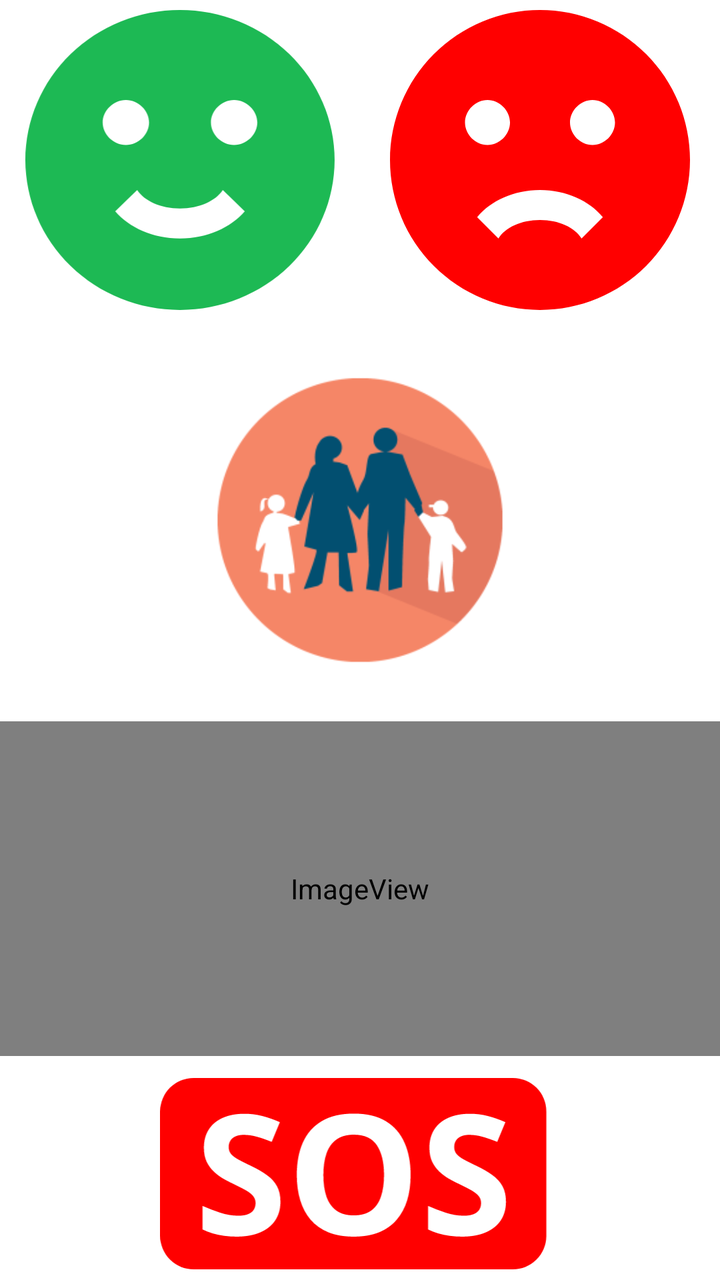
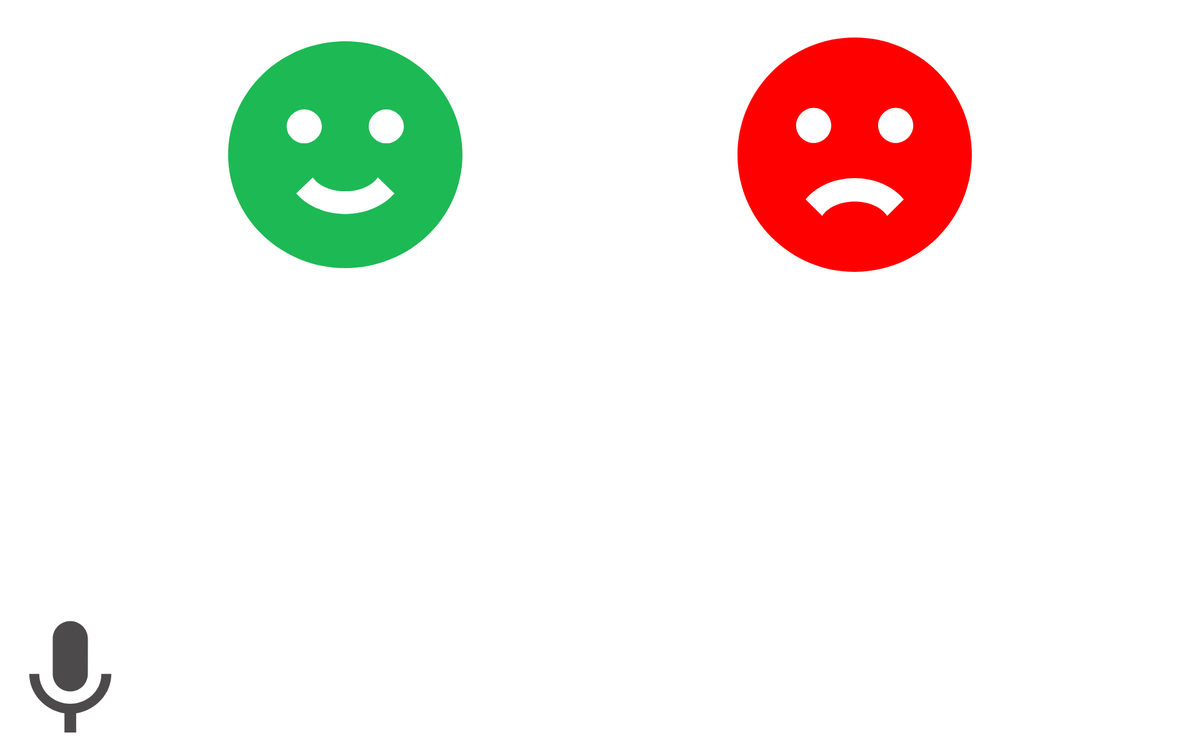

First picture: res/layout/ on a phone held upright. Second picture: the repository's own variant of that layout, on a device whose configuration matches the variant's folder. Source for both follows.
<!-- AndroidManifest.xml: application theme Theme.App -->
<!-- res/layout/activity_main.xml -->
<?xml version="1.0" encoding="utf-8"?>
<androidx.constraintlayout.widget.ConstraintLayout xmlns:android="http://schemas.android.com/apk/res/android"
    xmlns:app="http://schemas.android.com/apk/res-auto"
    xmlns:tools="http://schemas.android.com/tools"
    android:layout_width="match_parent"
    android:layout_height="match_parent"
    tools:context=".activity.MainActivity">

    <LinearLayout
        android:layout_width="match_parent"
        android:layout_height="match_parent"
        android:orientation="vertical"
        android:weightSum="10"
        >

        <LinearLayout
            android:layout_width="match_parent"
            android:layout_height="0dp"
            android:layout_weight="2.5"
            android:gravity="center"
            android:orientation="horizontal"
            app:layout_constraintTop_toTopOf="parent">

            <ImageView
                android:id="@+id/imageViewOk"
                android:layout_width="150dp"
                android:layout_height="150dp"
                android:layout_marginStart="0dp"
                android:layout_marginTop="0dp"
                android:layout_marginEnd="0dp"
                android:layout_weight="0.4"
                app:srcCompat="@drawable/ic_happy"
                android:tag="OK" />

            <ImageView
                android:id="@+id/imageViewKo"
                android:layout_width="150dp"
                android:layout_height="150dp"
                android:layout_marginStart="0dp"
                android:layout_marginTop="0dp"
                android:layout_marginEnd="0dp"
                android:layout_weight="0.4"
                app:srcCompat="@drawable/ic_sad"
                android:tag="KO" />
        </LinearLayout>

        <LinearLayout
            android:layout_width="match_parent"
            android:layout_height="0dp"
            android:layout_weight="7.5"
            android:gravity="center_horizontal"
            android:orientation="vertical">

            <ImageView
                android:id="@+id/callCard1"
                android:layout_width="match_parent"
                android:layout_height="0dp"
                android:layout_weight="1.8"
                app:srcCompat="@mipmap/ic_family_foreground" />

            <ImageView
                android:id="@+id/callCard2"
                android:layout_width="match_parent"
                android:layout_height="0dp"
                android:layout_weight="1.5"
                app:srcCompat="@mipmap/ic_doctor_2" />

            <ImageView
                android:id="@+id/sos"
                android:layout_width="match_parent"
                android:layout_height="0dp"
                android:layout_weight="1"
                android:paddingBottom="5dp"
                app:srcCompat="@drawable/ic_sos"
                android:tag="SOS"/>

        </LinearLayout>

    </LinearLayout>



</androidx.constraintlayout.widget.ConstraintLayout>
<!-- resources referenced by this layout -->
<resources>
  <!-- drawable ic_happy (drawable) -->
  <vector xmlns:android="http://schemas.android.com/apk/res/android"
      android:width="3092dp"
      android:height="3000dp"
      android:viewportWidth="3092"
      android:viewportHeight="3000">
    <path
        android:pathData="M1545.73,0C1342.74,0 1141.74,38.8 954.21,114.18C766.67,189.56 596.27,300.05 452.73,439.34C162.85,720.64 0,1102.18 0,1500C0,1897.82 162.85,2279.36 452.73,2560.66C596.27,2699.95 766.67,2810.44 954.21,2885.82C1141.74,2961.2 1342.74,3000 1545.73,3000C1955.69,3000 2348.85,2841.96 2638.73,2560.66C2928.61,2279.36 3091.46,1897.82 3091.46,1500C3091.46,1303.02 3051.48,1107.96 2973.8,925.97C2896.12,743.99 2782.26,578.63 2638.73,439.34C2495.19,300.05 2324.79,189.56 2137.26,114.18C1949.72,38.8 1748.72,0 1545.73,0V0ZM772.87,1125C772.87,1005 881.07,900 1004.73,900C1128.38,900 1236.59,1005 1236.59,1125C1236.59,1245 1128.38,1350 1004.73,1350C881.07,1350 772.87,1245 772.87,1125ZM1545.73,2284.5C1275.23,2284.5 1037.19,2175 898.07,2013L1117.56,1800C1187.12,1908 1352.52,1984.5 1545.73,1984.5C1738.95,1984.5 1904.34,1908 1973.9,1800L2193.39,2013C2054.28,2175 1816.23,2284.5 1545.73,2284.5ZM2086.74,1350C1963.08,1350 1854.88,1245 1854.88,1125C1854.88,1005 1963.08,900 2086.74,900C2210.4,900 2318.6,1005 2318.6,1125C2318.6,1245 2210.4,1350 2086.74,1350Z"
        android:fillColor="#1DB954"/>
  </vector>
  <!-- drawable ic_sad (drawable) -->
  <vector xmlns:android="http://schemas.android.com/apk/res/android"
      android:width="3000dp"
      android:height="3000dp"
      android:viewportWidth="3000"
      android:viewportHeight="3000">
    <path
        android:pathData="M1500,0C1303.02,0 1107.96,38.8 925.97,114.18C743.99,189.56 578.63,300.05 439.34,439.34C158.04,720.64 0,1102.18 0,1500C0,1897.82 158.04,2279.36 439.34,2560.66C578.63,2699.95 743.99,2810.44 925.97,2885.82C1107.96,2961.2 1303.02,3000 1500,3000C1897.82,3000 2279.36,2841.96 2560.66,2560.66C2841.96,2279.36 3000,1897.82 3000,1500C3000,1303.02 2961.2,1107.96 2885.82,925.97C2810.44,743.99 2699.95,578.63 2560.66,439.34C2421.37,300.05 2256.01,189.56 2074.03,114.18C1892.04,38.8 1696.98,0 1500,0V0ZM750,1125C750,1005 855,900 975,900C1095,900 1200,1005 1200,1125C1200,1245 1095,1350 975,1350C855,1350 750,1245 750,1125ZM1915.5,2284.5C1848,2175 1687.5,2100 1500,2100C1312.5,2100 1152,2175 1084.5,2284.5L871.5,2071.5C1006.5,1908 1237.5,1800 1500,1800C1762.5,1800 1993.5,1908 2128.5,2071.5L1915.5,2284.5ZM2025,1350C1905,1350 1800,1245 1800,1125C1800,1005 1905,900 2025,900C2145,900 2250,1005 2250,1125C2250,1245 2145,1350 2025,1350Z"
        android:fillColor="#FF0000"/>
  </vector>
  <!-- drawable ic_sos: vector/xml drawable (drawable, 4592 chars, omitted) -->
  <!-- mipmap ic_doctor_2 (mipmap-anydpi-v26) -->
  <?xml version="1.0" encoding="utf-8"?>
  <adaptive-icon xmlns:android="http://schemas.android.com/apk/res/android">
      <background android:drawable="@color/ic_doctor_2_background"/>
      <foreground android:drawable="@mipmap/ic_doctor_2_foreground"/>
  </adaptive-icon>
  <!-- mipmap ic_family_foreground: png bitmap (mipmap-hdpi, 6419 bytes) -->
  <style name="Theme.App" parent="Theme.MaterialComponents.DayNight.NoActionBar">
          
          <item name="colorPrimary">@color/purple_500</item>
          <item name="colorPrimaryVariant">@color/purple_700</item>
          <item name="colorOnPrimary">@color/white</item>
          
          <item name="colorSecondary">@color/teal_200</item>
          <item name="colorSecondaryVariant">@color/teal_700</item>
          <item name="colorOnSecondary">@color/black</item>
          
          <item name="android:statusBarColor" tools:targetApi="l">?attr/colorPrimaryVariant</item>
          
      </style>
  <color name="ic_doctor_2_background">#FFFFFF</color>
</resources>
<!-- res/layout-w1000dp/activity_main.xml (the repository's variant of the layout above) -->
<!-- drawn on a large tablet held sideways -->
<?xml version="1.0" encoding="utf-8"?>
<androidx.constraintlayout.widget.ConstraintLayout xmlns:android="http://schemas.android.com/apk/res/android"
    xmlns:app="http://schemas.android.com/apk/res-auto"
    xmlns:tools="http://schemas.android.com/tools"
    android:layout_width="match_parent"
    android:layout_height="match_parent"
    tools:context=".activity.MainActivity">

    <ImageView
        android:id="@+id/imageView2"
        android:layout_width="250dp"
        android:layout_height="250dp"
        android:layout_marginStart="150dp"
        android:layout_marginTop="40dp"
        android:layout_marginEnd="100dp"
        android:onClick="sendOk"
        app:layout_constraintEnd_toStartOf="@+id/imageView3"
        app:layout_constraintStart_toStartOf="parent"
        app:layout_constraintTop_toTopOf="parent"
        app:srcCompat="@drawable/ic_happy" />

    <ImageView
        android:id="@+id/imageView3"
        android:layout_width="250dp"
        android:layout_height="250dp"
        android:layout_marginStart="100dp"
        android:layout_marginTop="40dp"
        android:layout_marginEnd="150dp"
        android:onClick="sendKo"
        app:layout_constraintEnd_toEndOf="parent"
        app:layout_constraintStart_toEndOf="@+id/imageView2"
        app:layout_constraintTop_toTopOf="parent"
        app:srcCompat="@drawable/ic_sad" />

    <ImageView
        android:id="@+id/micro"
        android:layout_width="150dp"
        android:layout_height="150dp"
        app:layout_constraintBottom_toBottomOf="parent"
        app:srcCompat="@drawable/ic_baseline_mic_24"
        tools:layout_editor_absoluteX="439dp" />
</androidx.constraintlayout.widget.ConstraintLayout>
<!-- resources referenced by the variant -->
<!-- as a large tablet held sideways resolves them -->
<resources>
  <!-- drawable ic_baseline_mic_24 (drawable) -->
  <vector android:height="1500dp" android:tint="#4C4A4A"
      android:viewportHeight="24" android:viewportWidth="24"
      android:width="1500dp" xmlns:android="http://schemas.android.com/apk/res/android">
      <path android:fillColor="@android:color/white" android:pathData="M12,14c1.66,0 2.99,-1.34 2.99,-3L15,5c0,-1.66 -1.34,-3 -3,-3S9,3.34 9,5v6c0,1.66 1.34,3 3,3zM17.3,11c0,3 -2.54,5.1 -5.3,5.1S6.7,14 6.7,11L5,11c0,3.41 2.72,6.23 6,6.72L11,21h2v-3.28c3.28,-0.48 6,-3.3 6,-6.72h-1.7z"/>
  </vector>
  <!-- drawable ic_happy (drawable) -->
  <vector xmlns:android="http://schemas.android.com/apk/res/android"
      android:width="3092dp"
      android:height="3000dp"
      android:viewportWidth="3092"
      android:viewportHeight="3000">
    <path
        android:pathData="M1545.73,0C1342.74,0 1141.74,38.8 954.21,114.18C766.67,189.56 596.27,300.05 452.73,439.34C162.85,720.64 0,1102.18 0,1500C0,1897.82 162.85,2279.36 452.73,2560.66C596.27,2699.95 766.67,2810.44 954.21,2885.82C1141.74,2961.2 1342.74,3000 1545.73,3000C1955.69,3000 2348.85,2841.96 2638.73,2560.66C2928.61,2279.36 3091.46,1897.82 3091.46,1500C3091.46,1303.02 3051.48,1107.96 2973.8,925.97C2896.12,743.99 2782.26,578.63 2638.73,439.34C2495.19,300.05 2324.79,189.56 2137.26,114.18C1949.72,38.8 1748.72,0 1545.73,0V0ZM772.87,1125C772.87,1005 881.07,900 1004.73,900C1128.38,900 1236.59,1005 1236.59,1125C1236.59,1245 1128.38,1350 1004.73,1350C881.07,1350 772.87,1245 772.87,1125ZM1545.73,2284.5C1275.23,2284.5 1037.19,2175 898.07,2013L1117.56,1800C1187.12,1908 1352.52,1984.5 1545.73,1984.5C1738.95,1984.5 1904.34,1908 1973.9,1800L2193.39,2013C2054.28,2175 1816.23,2284.5 1545.73,2284.5ZM2086.74,1350C1963.08,1350 1854.88,1245 1854.88,1125C1854.88,1005 1963.08,900 2086.74,900C2210.4,900 2318.6,1005 2318.6,1125C2318.6,1245 2210.4,1350 2086.74,1350Z"
        android:fillColor="#1DB954"/>
  </vector>
  <!-- drawable ic_sad (drawable) -->
  <vector xmlns:android="http://schemas.android.com/apk/res/android"
      android:width="3000dp"
      android:height="3000dp"
      android:viewportWidth="3000"
      android:viewportHeight="3000">
    <path
        android:pathData="M1500,0C1303.02,0 1107.96,38.8 925.97,114.18C743.99,189.56 578.63,300.05 439.34,439.34C158.04,720.64 0,1102.18 0,1500C0,1897.82 158.04,2279.36 439.34,2560.66C578.63,2699.95 743.99,2810.44 925.97,2885.82C1107.96,2961.2 1303.02,3000 1500,3000C1897.82,3000 2279.36,2841.96 2560.66,2560.66C2841.96,2279.36 3000,1897.82 3000,1500C3000,1303.02 2961.2,1107.96 2885.82,925.97C2810.44,743.99 2699.95,578.63 2560.66,439.34C2421.37,300.05 2256.01,189.56 2074.03,114.18C1892.04,38.8 1696.98,0 1500,0V0ZM750,1125C750,1005 855,900 975,900C1095,900 1200,1005 1200,1125C1200,1245 1095,1350 975,1350C855,1350 750,1245 750,1125ZM1915.5,2284.5C1848,2175 1687.5,2100 1500,2100C1312.5,2100 1152,2175 1084.5,2284.5L871.5,2071.5C1006.5,1908 1237.5,1800 1500,1800C1762.5,1800 1993.5,1908 2128.5,2071.5L1915.5,2284.5ZM2025,1350C1905,1350 1800,1245 1800,1125C1800,1005 1905,900 2025,900C2145,900 2250,1005 2250,1125C2250,1245 2145,1350 2025,1350Z"
        android:fillColor="#FF0000"/>
  </vector>
  <style name="Theme.App" parent="Theme.MaterialComponents.DayNight.NoActionBar">
          
          <item name="colorPrimary">@color/purple_500</item>
          <item name="colorPrimaryVariant">@color/purple_700</item>
          <item name="colorOnPrimary">@color/white</item>
          
          <item name="colorSecondary">@color/teal_200</item>
          <item name="colorSecondaryVariant">@color/teal_700</item>
          <item name="colorOnSecondary">@color/black</item>
          
          <item name="android:statusBarColor" tools:targetApi="l">?attr/colorPrimaryVariant</item>
          
      </style>
</resources>
